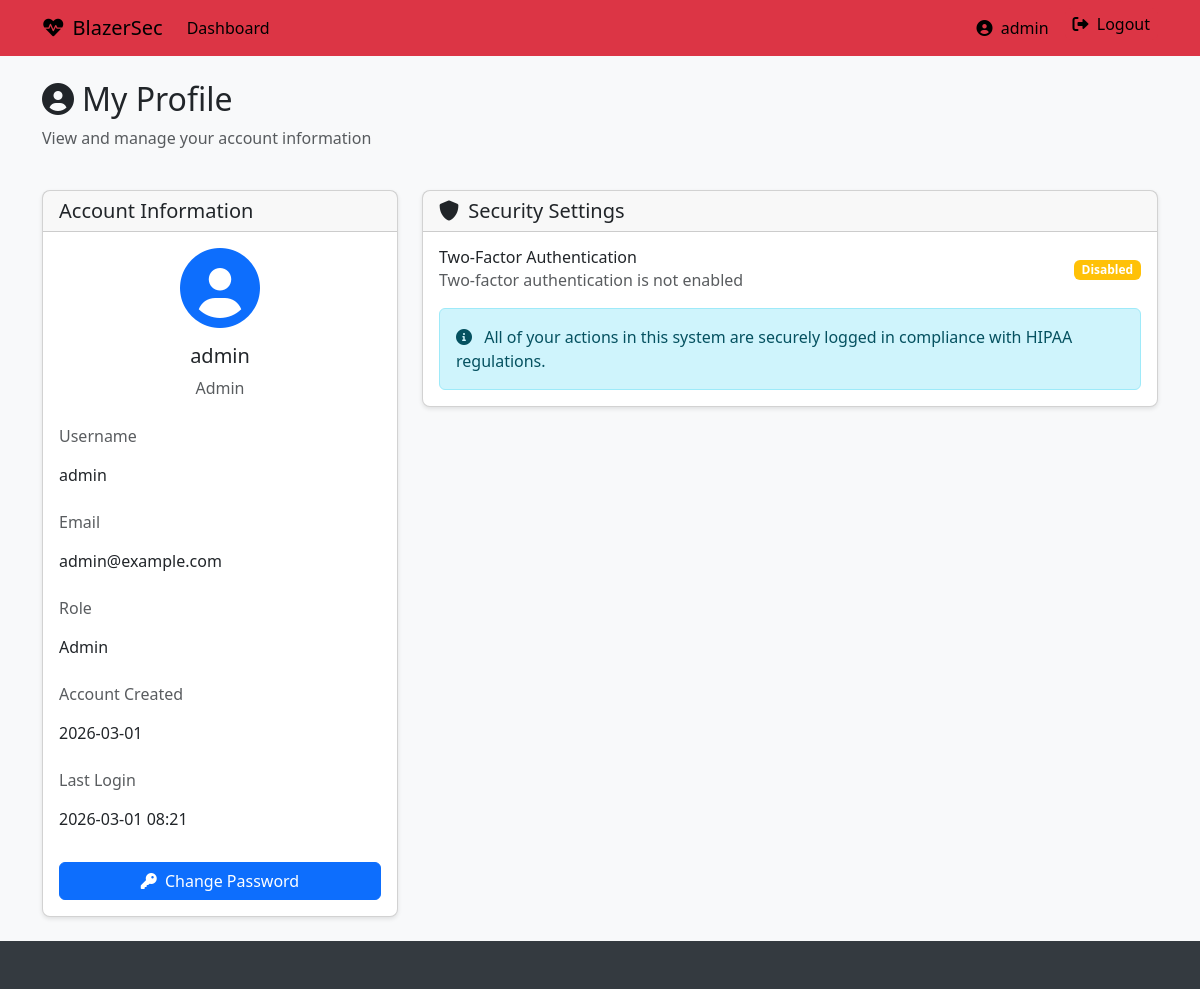
The app's page /profile (signed in) with its own data.
### app.py (models this page shows, shortened)
class User(db.Model, UserMixin):
    id = db.Column(db.Integer, primary_key=True)
    username = db.Column(db.String(80), unique=True, nullable=False)
    user_first_name = db.Column(db.String(80), nullable = False)
    user_last_name = db.Column(db.String(80), nullable = False)
    password_hash = db.Column(db.String(128), nullable=False)
    email = db.Column(db.String(120), unique=True, nullable=False)
    role = db.Column(db.String(20), nullable=False, default='patient')  # admin, doctor, patient
    totp_secret = db.Column(db.String(32), nullable=True)  # For 2FA
    is_active = db.Column(db.Boolean, default=True)
    created_at = db.Column(db.DateTime, default=datetime.now)
    last_login = db.Column(db.DateTime, nullable=True)
    patient = db.relationship('Patient', backref='user', uselist=False)

### app.py (the view)
@app.route('/profile')
@login_required
def profile():
    patient = None
    if current_user.role == 'patient':
        patient = Patient.query.filter_by(user_id=current_user.id).first()
    return render_template('profile.html', patient=patient)

### app.py (called while the page is built)
@login_manager.user_loader
def load_user(user_id):
    return User.query.get(int(user_id))

@app.after_request
def add_security_headers(response):
    response.headers['X-Content-Type-Options'] = 'nosniff'
    response.headers['X-Frame-Options'] = 'SAMEORIGIN'
    response.headers['X-XSS-Protection'] = '1; mode=block'
    response.headers['Strict-Transport-Security'] = 'max-age=31536000; includeSubDomains'
    response.headers['Content-Security-Policy'] = "default-src 'self'; script-src 'self' cdn.jsdelivr.net; style-src 'self' cdn.jsdelivr.net; img-src 'self' data:;"
    response.headers['Referrer-Policy'] = 'strict-origin-when-cross-origin'
    return response

### templates/profile.html (shortened to what this page needs)
{% extends 'base.html' %}
{% block content %}
<div class="row mb-4">
    <div class="col">
        <h2><i class="fas fa-user-circle me-2"></i>My Profile</h2>
        <p class="text-muted">View and manage your account information</p>
    </div>
</div>
<div class="row">
    <div class="col-lg-4">
        <div class="card mb-4">
            <div class="card-header">
                <h5 class="mb-0">Account Information</h5>
            </div>
            <div class="card-body">
                <div class="text-center mb-4">
                    <div class="avatar-placeholder mb-3">
                        <i class="fas fa-user-circle fa-5x text-primary"></i>
                    </div>
                    <h5>{{ current_user.username }}</h5>
                    <p class="text-muted">{{ current_user.role.capitalize() }}</p>
                </div>
                <div class="mb-3">
                    <label class="form-label text-muted">Username</label>
                    <p class="form-control-plaintext">{{ current_user.username }}</p>
                </div>
                <div class="mb-3">
                    <label class="form-label text-muted">Email</label>
                    <p class="form-control-plaintext">{{ current_user.email }}</p>
                </div>
                <div class="mb-3">
                    <label class="form-label text-muted">Role</label>
                    <p class="form-control-plaintext">{{ current_user.role.capitalize() }}</p>
                </div>
                <div class="mb-3">
                    <label class="form-label text-muted">Account Created</label>
                    <p class="form-control-plaintext">{{ current_user.created_at.strftime('%Y-%m-%d') }}</p>
                </div>
                <div class="mb-3">
                    <label class="form-label text-muted">Last Login</label>
                    <p class="form-control-plaintext">{{ current_user.last_login.strftime('%Y-%m-%d %H:%M') if current_user.last_login else 'N/A' }}</p>
                </div>
                <div class="d-grid mt-4">
                    <a href="{{ url_for('change_password') }}" class="btn btn-primary">
                        <i class="fas fa-key me-1"></i> Change Password
                    </a>
                </div>
            </div>
        </div>
    </div>
    <div class="col-lg-8">
        <div class="card">
            <div class="card-header">
                <h5 class="mb-0">
                    <i class="fas fa-shield-alt me-1"></i> Security Settings
                </h5>
            </div>
            <div class="card-body">
                <div class="d-flex align-items-center justify-content-between mb-3">
                    <div>
                        <h6 class="mb-0">Two-Factor Authentication</h6>
                        <p class="text-muted mb-0">
                            {% if current_user.totp_secret %}
                            Two-factor authentication is enabled
                            {% else %}
                            Two-factor authentication is not enabled
                            {% endif %}
                        </p>
                    </div>
                    {% if current_user.totp_secret %}
                    <span class="badge bg-success">Enabled</span>
                    {% else %}
                    <span class="badge bg-warning">Disabled</span>
                    {% endif %}
                </div>
                <div class="alert alert-info mt-3 mb-0">
                    <i class="fas fa-info-circle me-2"></i> All of your actions in this system are securely logged in compliance with HIPAA regulations.
                </div>
            </div>
        </div>
    </div>
</div>
{% endblock %}

### templates/base.html (shortened to what this page needs)
<!DOCTYPE html>
<html lang="en">
<head>
    <link href="https://cdn.jsdelivr.net/npm/bootstrap@5.3.0-alpha1/dist/css/bootstrap.min.css" rel="stylesheet">
    <link rel="stylesheet" href="https://cdnjs.cloudflare.com/ajax/libs/font-awesome/6.0.0/css/all.min.css">
</head>
<body>
    <nav class="navbar navbar-expand-lg navbar-dark mb-4">
        <div class="container">
            <a class="navbar-brand" href="{{ url_for('index') }}">
                <i class="fas fa-heartbeat me-2"></i>BlazerSec
            </a>
            <div class="collapse navbar-collapse" id="navbarNav">
                <ul class="navbar-nav me-auto">
                    {% if current_user.is_authenticated %}
                        <li class="nav-item">
                            <a class="nav-link" href="{{ url_for('dashboard') }}">Dashboard</a>
                        </li>
                    {% endif %}
                </ul>
                <ul class="navbar-nav">
                    {% if current_user.is_authenticated %}
                        <li class="nav-item">
                            <a class="nav-link" href="{{ url_for('profile') }}">
                                <i class="fas fa-user-circle me-1"></i> {{ current_user.username }}
                            </a>
                        </li>
                        <li class="nav-item">
                            <a class="nav-link btn-logout py-1 px-2 ms-2 rounded" href="{{ url_for('logout') }}">
                                <i class="fas fa-sign-out-alt me-1"></i> Logout
                            </a>
                        </li>
                    {% endif %}
                </ul>
            </div>
        </div>
    </nav>
    <div class="container">
        {% block content %}{% endblock %}
    </div>
    <footer class="footer mt-auto py-3">
    </footer>
</body>
</html>

### templates/base.html (style rules this page uses)
body { background-color: #f8f9fa; font-family: 'Segoe UI', Tahoma, Geneva, Verdana, sans-serif; }
.navbar { color: black; background-color: #dc3545; border-color: #dc3545; }
.navbar-brand, .nav-link { color: black !important; background-color: #dc3545; }
.card { border-radius: 8px; box-shadow: 0 2px 4px rgba(0, 0, 0, 0.1); margin-bottom: 20px; }
.footer { background-color: #343a40; color: white; padding: 15px 0; margin-top: 30px; }
.btn-logout { color: white; background-color: #dc3545; border-color: #dc3545; }

### records on screen
User: username "admin", role "Admin", email "admin@example.com", created_at "2026-03-01", last_login "2026-03-01 08:21"
